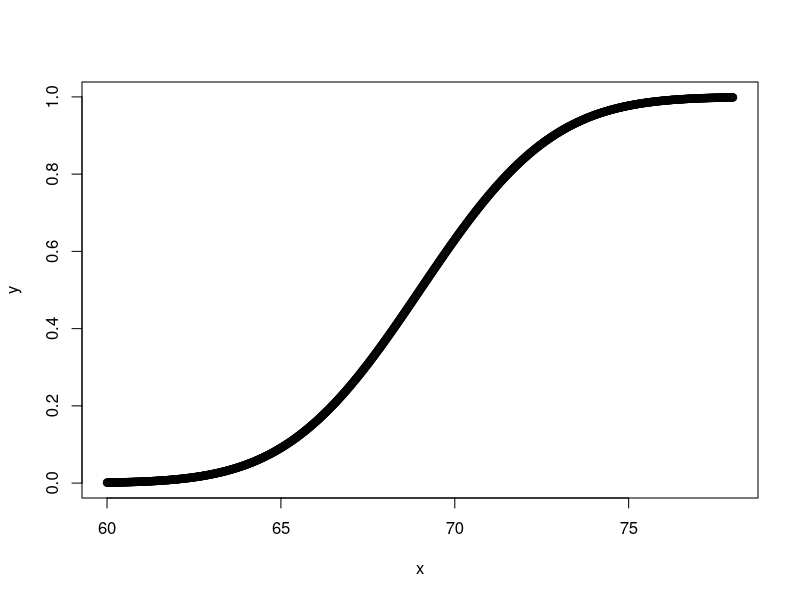
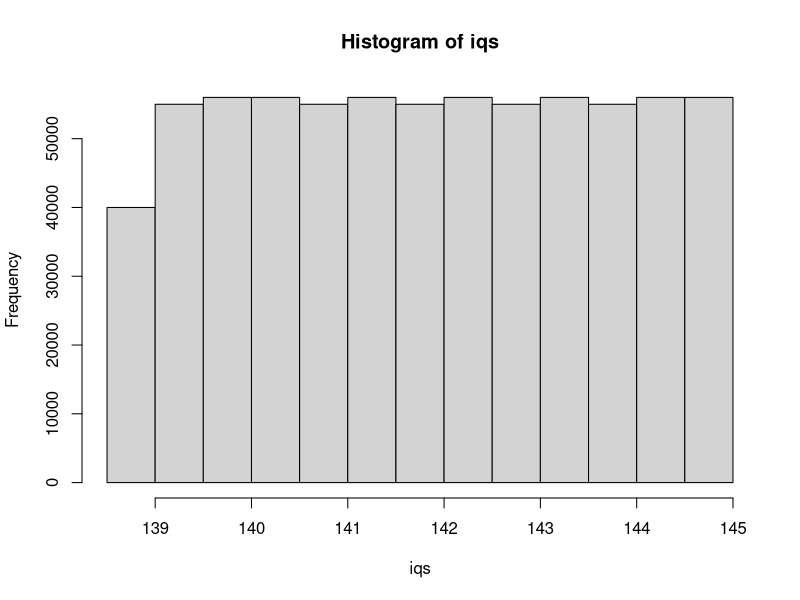

Here is the R script that generated these plots, in order:
library(ggplot2)

# Q1 ----------------------------------------------------------------------
# 1. Assume the distribution of female heights is approximated by a normal distribution
# with a mean of 64 inches and a standard deviation of 3 inches. If we pick a female at 
# random, what is the probability that she is 5 feet or shorter?
pnorm(5*12,64,3)
# 0.09121

# Q2 ----------------------------------------------------------------------
# 2. Assume the distribution of female heights is approximated by a normal distribution 
# with a mean of 64 inches and a standard deviation of 3 inches. If we pick a female at 
# random, what is the probability that she is 6 feet or taller?
1-pnorm(6*12,64,3)
# 0.00383

# Q3 ----------------------------------------------------------------------
# 3. Assume the distribution of female heights is approximated by a normal distribution 
# with a mean of 64 inches and a standard deviation of 3 inches. If we pick a female at 
# random, what is the probability that she is between 61 and 67 inches?
pnorm(67,64,3)-pnorm(61,64,3)
# 0.6827


# Q4 ----------------------------------------------------------------------
# 4. Repeat the exercise above, but convert everything to centimeters. That is, multiply
# every height, including the standard deviation, by 2.54. What is the answer now?
pnorm(67*2.54,64*2.54,3*2.54)-pnorm(61*2.54,64*2.54,3*2.54)
# 0.6827


# Q5 ----------------------------------------------------------------------
# 5. Notice that the answer to the question does not change when you change units. This 
# makes sense since the answer to the question should not be affected by what units we
# use. In fact, if you look closely, you notice that 61 and 64 are both 1 SD away from 
# the average. Compute the probability that a randomly picked, normally distributed 
# random variable is within 1 SD from the average.
# 1 SD
pnorm(1,0,1)-pnorm(-1,0,1)
# 0.6827

# 2SD
pnorm(2,0,1)-pnorm(-2,0,1)
# 0.9545

# 3SD
pnorm(3,0,1)-pnorm(-3,0,1)
# 0.9973

# 6. To see the math that explains why the answers to questions 3, 4, and 5 are the same,
# suppose we have a random variable with average m and standard error s. Suppose we ask
# the probability of X being smaller or equal to a. Remember that, by definition, a is 
# (a−m)/s standard deviations s away from the average m. The probability is:
#   Pr(X≤a)
# Now we subtract m to both sides and then divide both sides by s:
#   Pr((X−m)/s≤(a−m)/s)
# The quantity on the left is a standard normal random variable. 
# It has an average of 0 and a standard error of 1. We will call it Z:
#   Pr(Z≤(a−m)/s)
# So, no matter the units, the probability of X≤a is the same as the probability of a 
# standard normal variable being less than (a−m)/s. If m is the average and s the
# standard error, which of the following R code would give us the right answer in every 
# situation:

# a. mean(X<=a)
# b. pnorm((a - m)/s)
# c. pnorm((a - m)/s, m, s)
# d. pnorm(a)
# (answer = b, pnorm assumed m=0, s=1)


# 7. Imagine the distribution of male adults is approximately normal with an expected 
# value of 69 and a standard deviation of 3. How tall is the male in the 99th percentile
x <- seq(-3, 3, length = 1000) * 3 + 69
y <- pnorm(x,mean=69,sd=3)
plot(x,y)
min(x[y>=0.99])
# 75.98


# 8. The distribution of IQ scores is approximately normally distributed. The average is 
# 100 and the standard deviation is 15. Suppose you want to know the distribution of 
# the highest IQ across all graduating classes if 10,000 people are born each in your 
# school district. Run a Monte Carlo simulation with B=1000 generating 10,000 IQ scores 
# and keeping the highest. Make a histogram.
B=10^3
m=100
s=15

max_iq <- function(){
  x <- seq(-3, 3, length = 10000) * s + m
  y <- pnorm(x,mean=m,sd=s)
  x[y>.995]
}

iqs <- replicate(B, max_iq())
hist(iqs)
